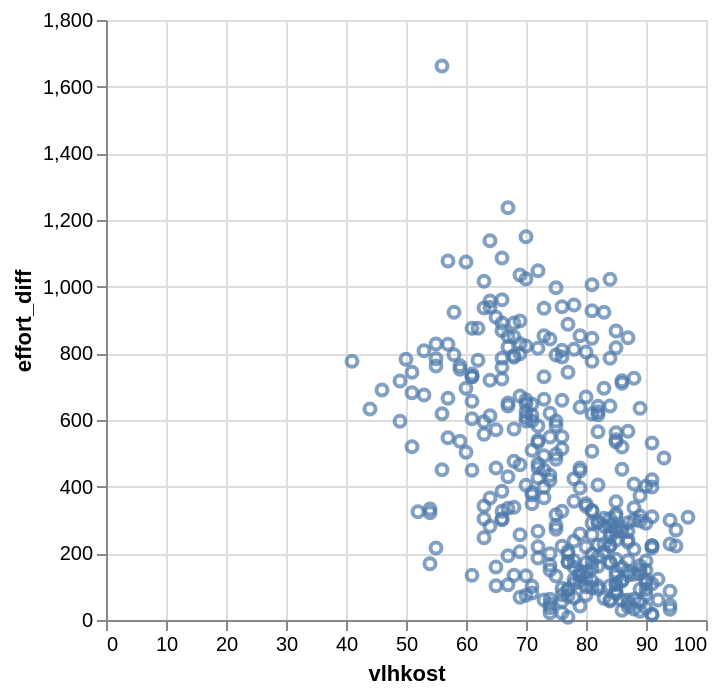

The notebook cell saved with this chart:
### Code cell
alt.Chart(
    dfp
).mark_point(
).encode(
    alt.X('vlhkost:Q'),
    alt.Y('effort_diff:Q')
)

### Figure 1 — Vega-Lite specification as saved in the notebook (floating-point values rounded to 4 significant figures; data arrays with more than 128 entries replaced by an {"elided": "..."} marker saying what was removed)
{"config": {"view": {"continuousWidth": 300, "continuousHeight": 300}}, "data": {"name": "data-0d7669125b4c54dcf90fb57666b9612c"}, "mark": {"type": "point"}, "encoding": {"x": {"field": "vlhkost", "type": "quantitative"}, "y": {"field": "effort_diff", "type": "quantitative"}}, "$schema": "https://vega.github.io/schema/vega-lite/v6.1.0.json", "datasets": {"data-0d7669125b4c54dcf90fb57666b9612c": {"elided": "353 records"}}}
